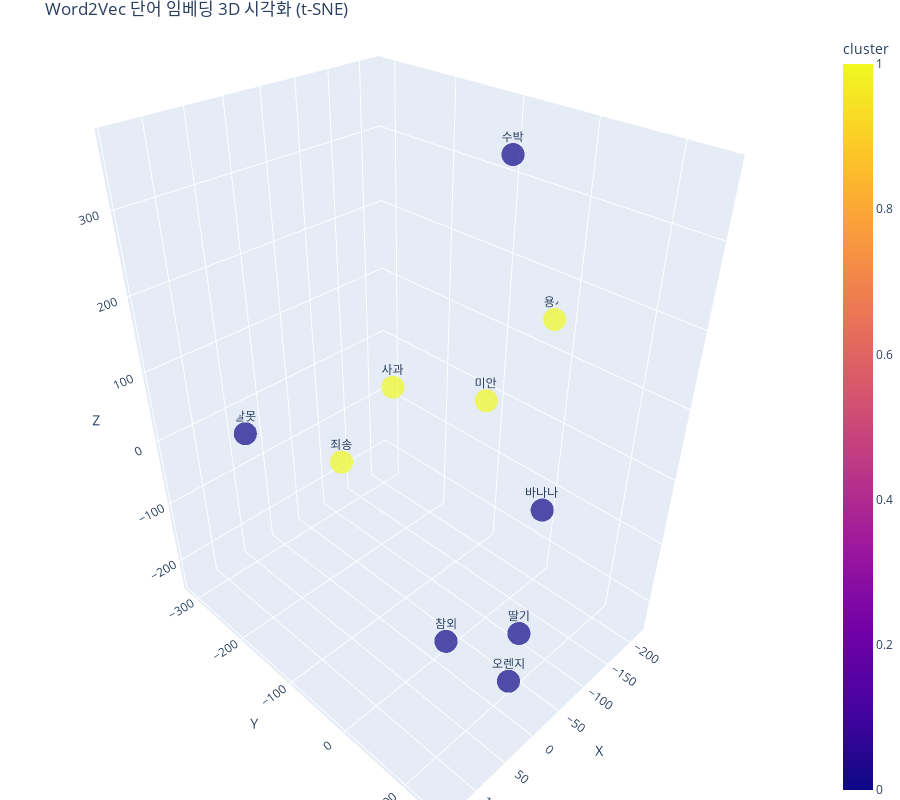

This figure's notebook cell:
### Code cell
df = w2v_visualization(model, words=target_words, num_classes=target_classes)
#df = w2v_visualization(model)

### Figure 1 — Plotly figure (JSON) as saved in the notebook; plotly's stock layout.template omitted (floating-point values rounded to 4 significant figures)
{"data": [{"hovertemplate": "x=%{x}<br>y=%{y}<br>z=%{z}<br>word=%{text}<br>cluster=%{marker.color}<extra></extra>", "legendgroup": "", "marker": {"color": [1, 0, 0, 0, 0, 0, 1, 1, 1, 0], "coloraxis": "coloraxis", "opacity": 0.7, "symbol": "circle"}, "mode": "markers+text", "name": "", "scene": "scene", "showlegend": false, "text": ["사과", "바나나", "오렌지", "참외", "수박", "딸기", "미안", "죄송", "용서", "잘못"], "textposition": "top center", "type": "scatter3d", "x": [-72.85, -136.5, 38.82, 142.1, -123.0, -96.26, -24.43, 80.48, -220.3, 34.59], "y": [-145.3, 45.94, 146.0, 145.6, -24.1, 58.38, 40.89, -65.4, -22.96, -314.4], "z": [61.05, -56.86, -131.4, 15.99, 367.3, -233.5, 154.7, 75.3, 144.8, -41.03]}], "layout": {"coloraxis": {"colorbar": {"title": {"text": "cluster"}}, "colorscale": [[0, "#0d0887"], [0.1111, "#46039f"], [0.2222, "#7201a8"], [0.3333, "#9c179e"], [0.4444, "#bd3786"], [0.5556, "#d8576b"], [0.6667, "#ed7953"], [0.7778, "#fb9f3a"], [0.8889, "#fdca26"], [1, "#f0f921"]]}, "height": 800, "legend": {"tracegroupgap": 0}, "margin": {"b": 0, "l": 0, "r": 0, "t": 30}, "scene": {"domain": {"x": [0, 1], "y": [0, 1]}, "xaxis": {"title": {"text": "X"}}, "yaxis": {"title": {"text": "Y"}}, "zaxis": {"title": {"text": "Z"}}}, "title": {"text": "Word2Vec 단어 임베딩 3D 시각화 (t-SNE)"}, "width": 900}}
